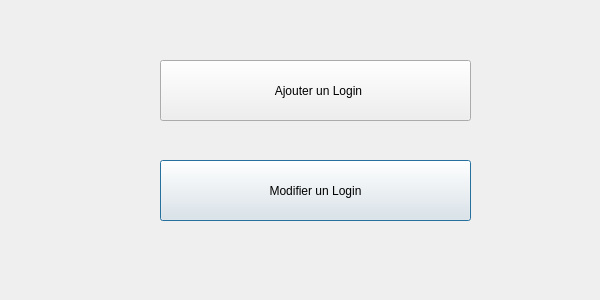
<?xml version="1.0" encoding="UTF-8"?>
<ui version="4.0">
 <class>gestion_login</class>
 <widget class="QDialog" name="gestion_login">
  <property name="geometry">
   <rect>
    <x>0</x>
    <y>0</y>
    <width>600</width>
    <height>300</height>
   </rect>
  </property>
  <property name="windowTitle">
   <string>Dialog</string>
  </property>
  <property name="styleSheet">
   <string notr="true">border-image: url(:/img/login/img/Background_color.png);</string>
  </property>
  <widget class="QLabel" name="icon_edit_login">
   <property name="geometry">
    <rect>
     <x>110</x>
     <y>150</y>
     <width>81</width>
     <height>81</height>
    </rect>
   </property>
   <property name="styleSheet">
    <string notr="true">border-image: url(:/img/login/img/Gestion login/icon_edit.png);</string>
   </property>
   <property name="text">
    <string/>
   </property>
  </widget>
  <widget class="QPushButton" name="btn_edit_login">
   <property name="geometry">
    <rect>
     <x>160</x>
     <y>160</y>
     <width>311</width>
     <height>61</height>
    </rect>
   </property>
   <property name="styleSheet">
    <string notr="true">border-image: url(:/img/dashboard/btn_gestion_patient1.png)3 10 15 10;
font: 24pt &quot;Bahnschrift&quot;;
</string>
   </property>
   <property name="text">
    <string>Modifier un Login</string>
   </property>
  </widget>
  <widget class="QLabel" name="icon_add_login">
   <property name="geometry">
    <rect>
     <x>110</x>
     <y>50</y>
     <width>81</width>
     <height>81</height>
    </rect>
   </property>
   <property name="styleSheet">
    <string notr="true">border-image: url(:/img/login/img/Gestion login/icon_add.png);</string>
   </property>
   <property name="text">
    <string/>
   </property>
  </widget>
  <widget class="QPushButton" name="btn_add_login">
   <property name="geometry">
    <rect>
     <x>160</x>
     <y>60</y>
     <width>311</width>
     <height>61</height>
    </rect>
   </property>
   <property name="styleSheet">
    <string notr="true">border-image: url(:/img/dashboard/btn_gestion_patient1.png)3 10 15 10;
font: 24pt &quot;Bahnschrift&quot;;
</string>
   </property>
   <property name="text">
    <string>  Ajouter un Login</string>
   </property>
  </widget>
  <zorder>btn_edit_login</zorder>
  <zorder>btn_add_login</zorder>
  <zorder>icon_add_login</zorder>
  <zorder>icon_edit_login</zorder>
 </widget>
 <resources/>
 <connections/>
</ui>
